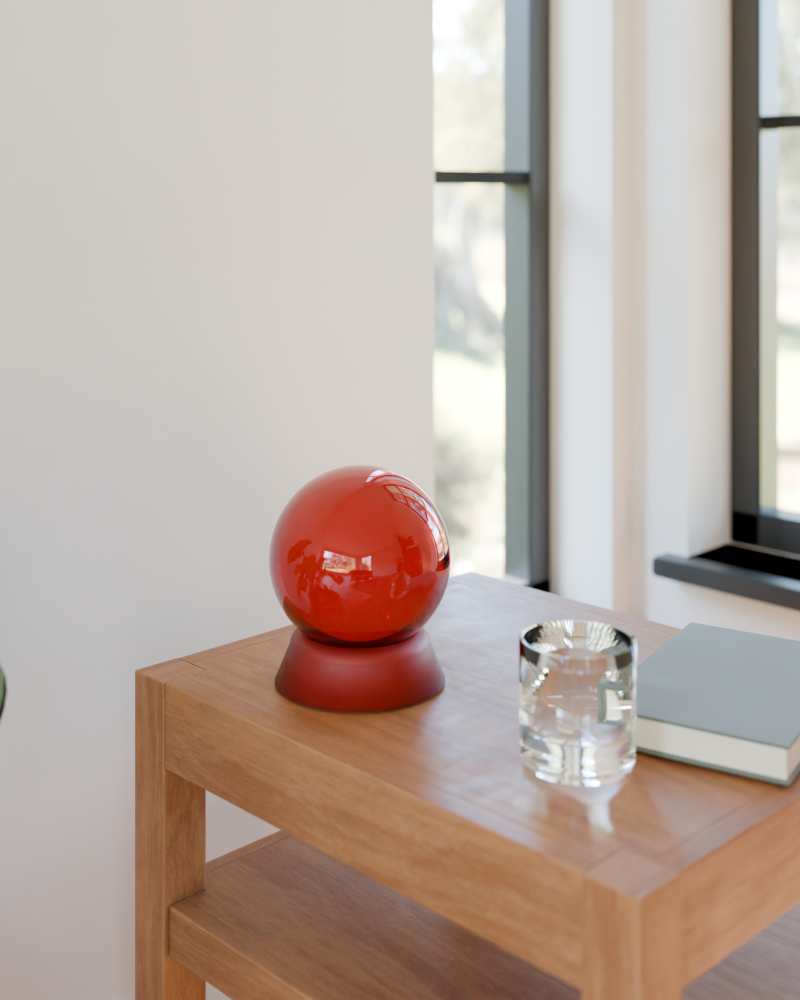
#> input picture renders/2026-11-21/barkhorn/c-move/c-full.png, 1600 x 2000 px (shown at 1/2 size)
$ python measure.py c-full.png
#> lines starting #> are read from the running program, lines starting #| are printed output that depends on the picture
"""C's Core against the lamps lane's studio Core OFF (r32-lamps-final 35d059fec, house7/core-ember-off.png): medians of
CIELAB in the ball's whole disc, its lower middle and the base's centre, scaled to the frame's size, with CIEDE2000 to
the studio's. The camera and the Core move together in the move tests, so the regions hold.
    python3 measure.py STUDIO_PNG FRAME.png ..."""
import sys, numpy as np
from PIL import Image
def lab(p):
#> called with p = 'c-full.png'
    a = np.asarray(Image.open(p).convert('RGB')).astype(float) / 255
    lin = np.where(a <= 0.04045, a / 12.92, ((a + 0.055) / 1.055) ** 2.4)
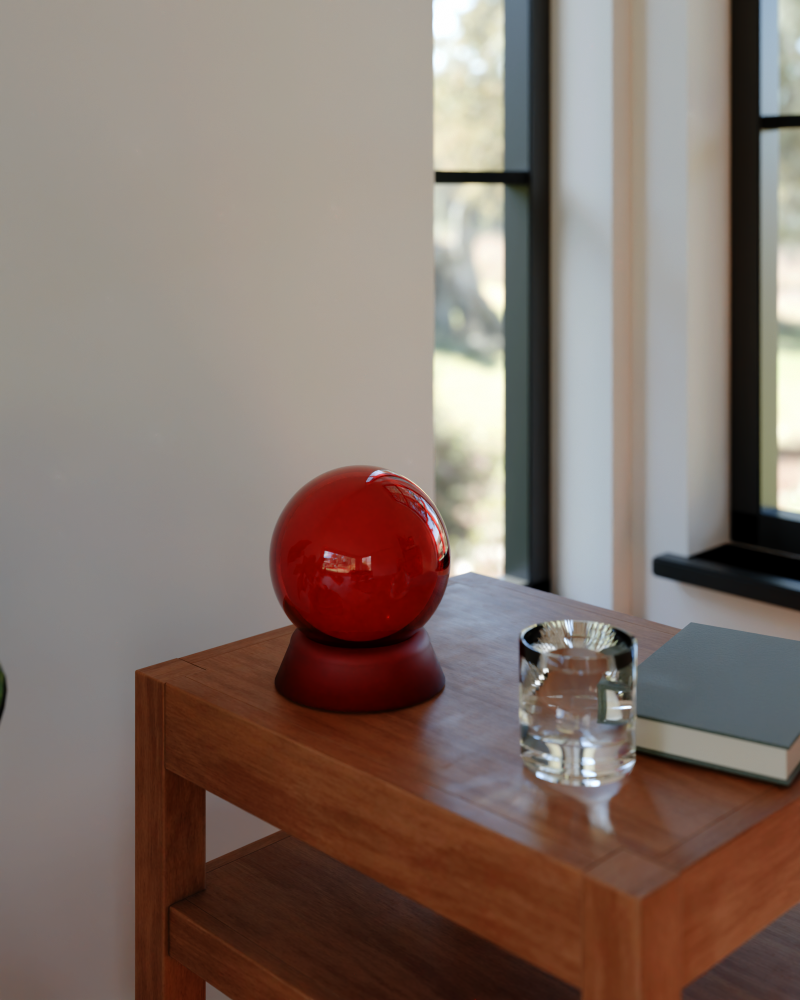
#> lin: shape (2000, 1600, 3) float64 (shown at 1/2 size); mean R, G, B 0.511, 0.449, 0.417
    M = np.array([[0.4124, 0.3576, 0.1805], [0.2126, 0.7152, 0.0722], [0.0193, 0.1192, 0.9505]])
    X = lin @ M.T / np.array([0.95047, 1, 1.08883]); f = np.where(X > 216 / 24389, np.cbrt(X), (24389 / 27 * X + 16) / 116)
#> after `X = lin @ M.T / np.array([0.95047, 1, 1.08883])`:
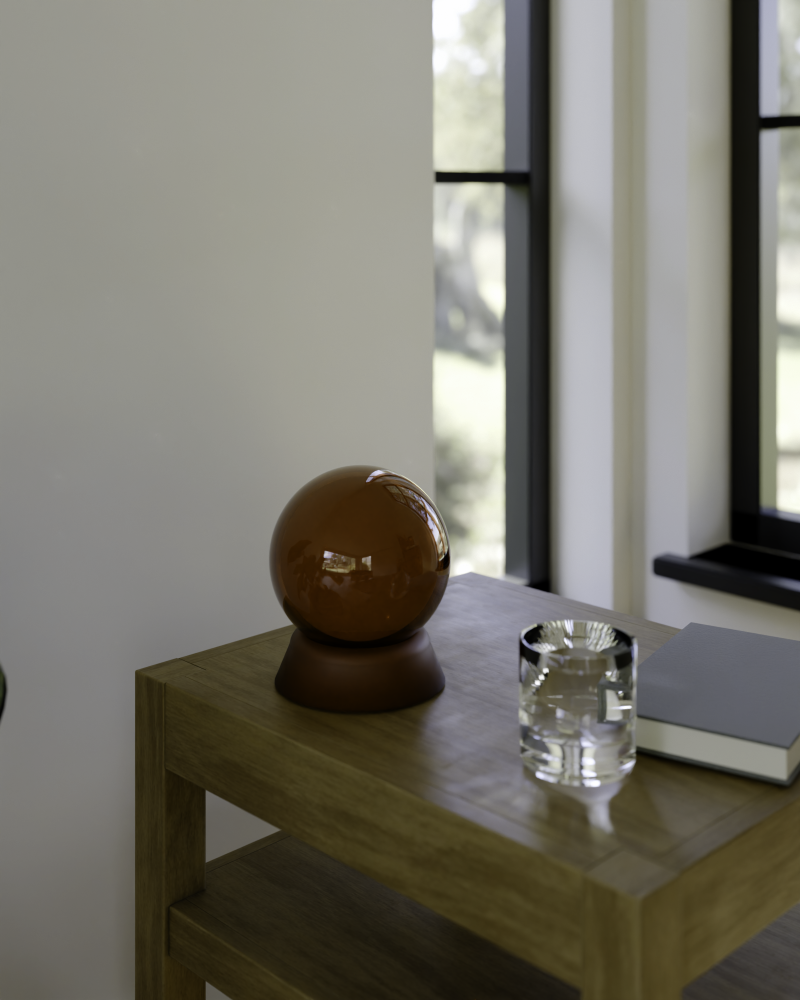
#> X: shape (2000, 1600, 3) float64 (shown at 1/2 size); mean R, G, B 0.47, 0.46, 0.423; drawn with min black and max white
#> after `f = np.where(X > 216 / 24389, np.cbrt(X), (24389 / 27 * X + 16) / 116)`:
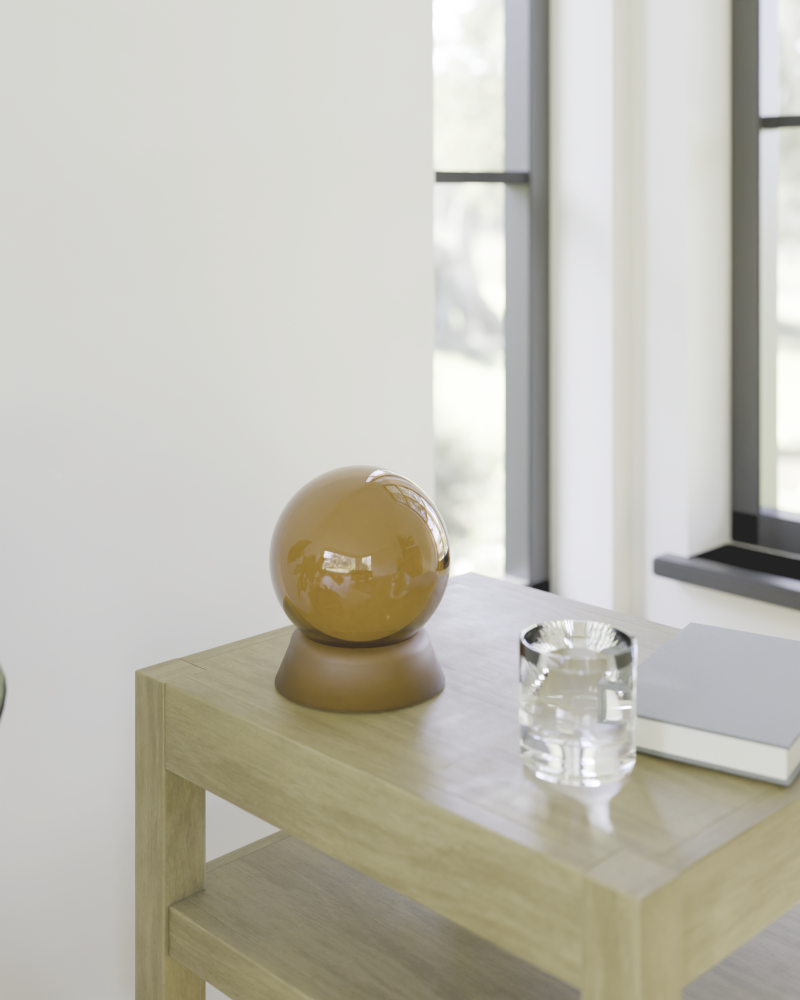
#> f: shape (2000, 1600, 3) float64 (shown at 1/2 size); mean R, G, B 0.754, 0.744, 0.706
    return np.stack([116 * f[..., 1] - 16, 500 * (f[..., 0] - f[..., 1]), 200 * (f[..., 1] - f[..., 2])], -1)
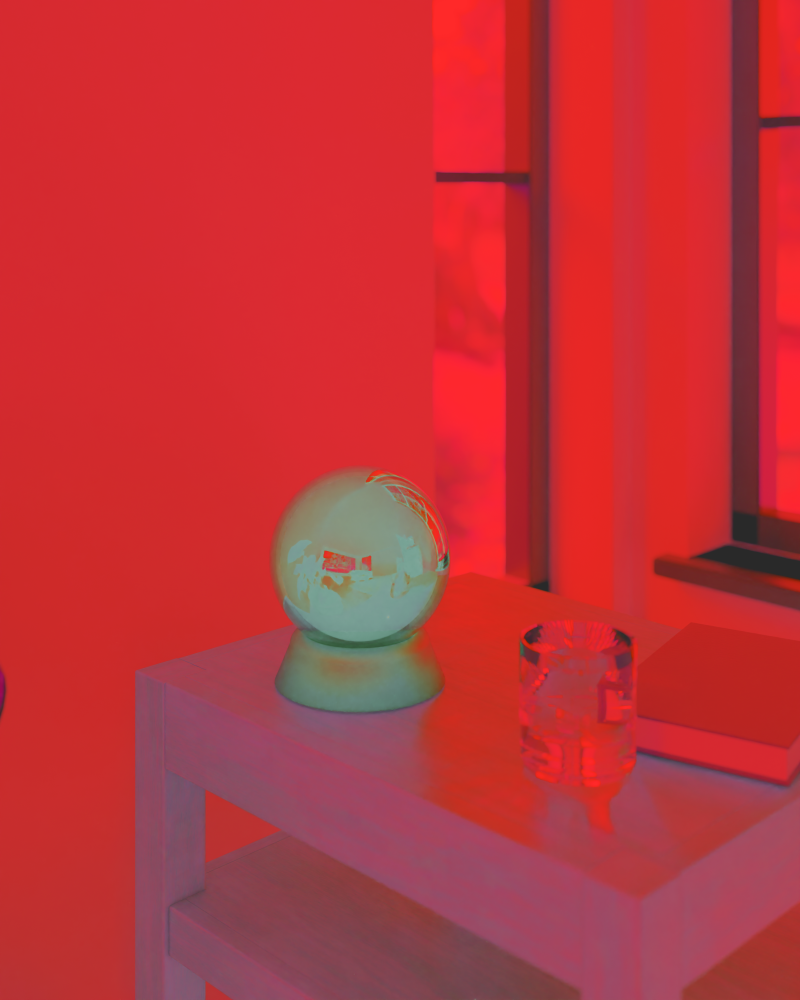
#> returned value: shape (2000, 1600, 3) float64 (shown at 1/2 size); mean of channels 0, 1, 2 70.3, 4.9, 7.6; drawn with min black and max white
def de00(l1, l2):
    L1, a1, b1 = l1; L2, a2, b2 = l2
    C1, C2 = np.hypot(a1, b1), np.hypot(a2, b2); Cb = (C1 + C2) / 2
    G = 0.5 * (1 - np.sqrt(Cb ** 7 / (Cb ** 7 + 25 ** 7))); a1p, a2p = a1 * (1 + G), a2 * (1 + G)
    C1p, C2p = np.hypot(a1p, b1), np.hypot(a2p, b2); h1 = np.degrees(np.arctan2(b1, a1p)) % 360; h2 = np.degrees(np.arctan2(b2, a2p)) % 360
    dL, dC = L2 - L1, C2p - C1p; dh = h2 - h1
    dh = dh - 360 if dh > 180 else dh + 360 if dh < -180 else dh
    dH = 2 * np.sqrt(C1p * C2p) * np.sin(np.radians(dh / 2)); Lb, Cbp = (L1 + L2) / 2, (C1p + C2p) / 2
    hb = (h1 + h2) / 2 + (180 if abs(h1 - h2) > 180 else 0)
    T = 1 - 0.17 * np.cos(np.radians(hb - 30)) + 0.24 * np.cos(np.radians(2 * hb)) + 0.32 * np.cos(np.radians(3 * hb + 6)) - 0.2 * np.cos(np.radians(4 * hb - 63))
    SL = 1 + 0.015 * (Lb - 50) ** 2 / np.sqrt(20 + (Lb - 50) ** 2); SC = 1 + 0.045 * Cbp; SH = 1 + 0.015 * Cbp * T
    RT = -2 * np.sqrt(Cbp ** 7 / (Cbp ** 7 + 25 ** 7)) * np.sin(np.radians(60 * np.exp(-((hb - 275) / 25) ** 2)))
    return float(np.sqrt((dL / SL) ** 2 + (dC / SC) ** 2 + (dH / SH) ** 2 + RT * (dC / SC) * (dH / SH)))
def disc(H, W, cx, cy, r):
    Y, X = np.ogrid[:H, :W]; return (X - cx) ** 2 + (Y - cy) ** 2 <= r * r
def measure(p, ball, lower, centre):
    Lab = lab(p); H, W = Lab.shape[:2]; k = W / (1000 if ball[2] == 400 else 1600)
#> after `H, W = Lab.shape[:2]`: H = 2000; W = 1600
#> after `k = W / (1000 if ball[2] == 400 else 1600)`: k = 1.6
    if ball[2] == 400: k = 1.0
    sel = {'ball, whole disc': disc(H, W, ball[0] * k, ball[1] * k, ball[2] * k),
           'ball, lower middle': (slice(int(lower[1] * k), int(lower[3] * k)), slice(int(lower[0] * k), int(lower[2] * k))),
           'base centre': (slice(int(centre[1] * k), int(centre[3] * k)), slice(int(centre[0] * k), int(centre[2] * k)))}
    return {n: np.median(Lab[s].reshape(-1, 3), 0) for n, s in sel.items()}
fmt = lambda v: f'{v[0]:.1f} / {np.hypot(v[1], v[2]):.1f} / {np.degrees(np.arctan2(v[2], v[1])):.0f}'
st = measure(sys.argv[1], (822, 1045, 400), (700, 1180, 940, 1320), (760, 1500, 880, 1580))
#> st = {'ball, whole disc': [78.38, 1.02, 3.57], 'ball, lower middle': [38.42, 34.13, 20.35], 'base centre': [56.52, 13.51, 20.16]}
# a frame NAME@DX was framed DX px (of 1600) left of c-full's (C full2's lens shift: 223 px, found from the ball's centroid)
bb = lambda r: f"{de00(r['ball, whole disc'], r['base centre']):.1f}"
print('| | ' + ' | '.join(st) + ' | ball to base, dE00 |\n|---|---|---|---|---|')
#| | | ball, whole disc | ball, lower middle | base centre | ball to base, dE00 |
#| |---|---|---|---|---|
print('| studio (house7) | ' + ' | '.join(fmt(st[n]) for n in st) + f' | {bb(st)} |')
#| | studio (house7) | 78.4 / 3.7 / 74 | 38.4 / 39.7 / 31 | 56.5 / 24.3 / 56 | 22.7 |
for p in sys.argv[2:]:
    p, dx = (p.split('@')[0], float(p.split('@')[1])) if '@' in p else (p, 0.0)
    r = measure(p, (720 - dx, 1110, 170), (660 - dx, 1160, 780 - dx, 1230), (690 - dx, 1320, 750 - dx, 1380))
    print(f'| {p.split("/")[-1]} | ' + ' | '.join(f'{fmt(r[n])}, dE {de00(st[n], r[n]):.1f}' for n in st) + f' | {bb(r)} |')
